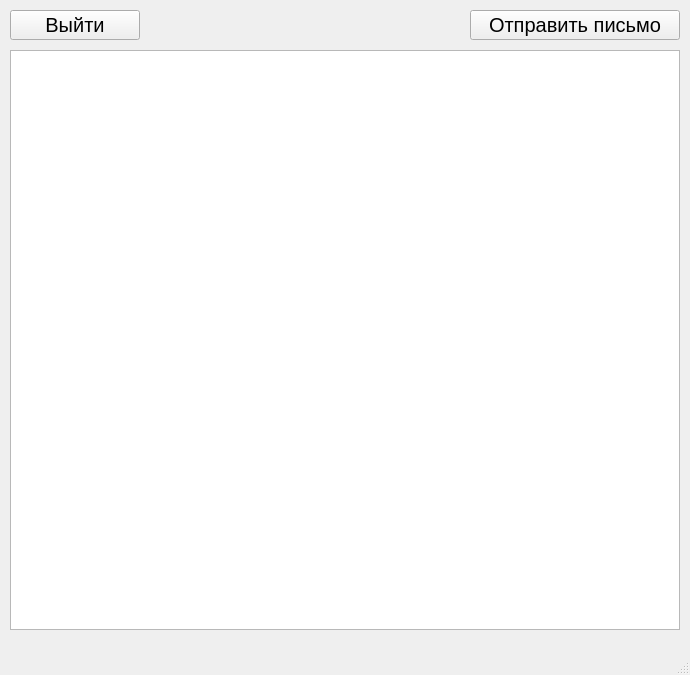
<?xml version="1.0" encoding="UTF-8"?>
<ui version="4.0">
 <class>MainWindow</class>
 <widget class="QMainWindow" name="MainWindow">
  <property name="geometry">
   <rect>
    <x>0</x>
    <y>0</y>
    <width>690</width>
    <height>675</height>
   </rect>
  </property>
  <property name="windowTitle">
   <string>MainWindow</string>
  </property>
  <widget class="QWidget" name="centralwidget">
   <widget class="QPushButton" name="exit_button">
    <property name="geometry">
     <rect>
      <x>10</x>
      <y>10</y>
      <width>130</width>
      <height>30</height>
     </rect>
    </property>
    <property name="font">
     <font>
      <pointsize>15</pointsize>
     </font>
    </property>
    <property name="text">
     <string>Выйти</string>
    </property>
   </widget>
   <widget class="QTextBrowser" name="text">
    <property name="geometry">
     <rect>
      <x>10</x>
      <y>50</y>
      <width>670</width>
      <height>580</height>
     </rect>
    </property>
    <property name="font">
     <font>
      <pointsize>14</pointsize>
     </font>
    </property>
    <property name="documentTitle">
     <string/>
    </property>
    <property name="placeholderText">
     <string/>
    </property>
   </widget>
   <widget class="QPushButton" name="copy_link_button">
    <property name="geometry">
     <rect>
      <x>470</x>
      <y>10</y>
      <width>210</width>
      <height>30</height>
     </rect>
    </property>
    <property name="font">
     <font>
      <pointsize>15</pointsize>
     </font>
    </property>
    <property name="text">
     <string>Отправить письмо</string>
    </property>
   </widget>
  </widget>
  <widget class="QMenuBar" name="menubar">
   <property name="geometry">
    <rect>
     <x>0</x>
     <y>0</y>
     <width>690</width>
     <height>18</height>
    </rect>
   </property>
  </widget>
  <widget class="QStatusBar" name="statusbar"/>
 </widget>
 <resources/>
 <connections/>
</ui>
